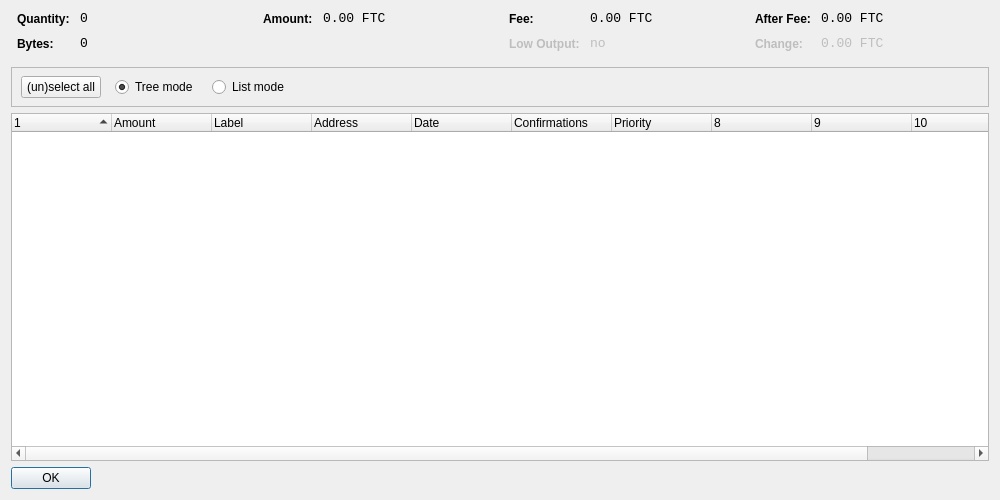
<?xml version="1.0" encoding="UTF-8"?>
<ui version="4.0">
 <class>CoinControlDialog</class>
 <widget class="QDialog" name="CoinControlDialog">
  <property name="geometry">
   <rect>
    <x>0</x>
    <y>0</y>
    <width>1000</width>
    <height>500</height>
   </rect>
  </property>
  <property name="windowTitle">
   <string>Coin Control</string>
  </property>
  <layout class="QVBoxLayout" name="verticalLayout">
   <item>
    <layout class="QHBoxLayout" name="horizontalLayoutTop" stretch="0,0,0,0">
     <property name="topMargin">
      <number>0</number>
     </property>
     <property name="bottomMargin">
      <number>10</number>
     </property>
     <item>
      <layout class="QFormLayout" name="formLayoutCoinControl1">
       <property name="horizontalSpacing">
        <number>10</number>
       </property>
       <property name="verticalSpacing">
        <number>10</number>
       </property>
       <property name="leftMargin">
        <number>6</number>
       </property>
       <property name="rightMargin">
        <number>6</number>
       </property>
       <item row="0" column="0">
        <widget class="QLabel" name="labelCoinControlQuantityText">
         <property name="styleSheet">
          <string notr="true">font-weight:bold;</string>
         </property>
         <property name="text">
          <string>Quantity:</string>
         </property>
        </widget>
       </item>
       <item row="0" column="1">
        <widget class="QLabel" name="labelCoinControlQuantity">
         <property name="font">
          <font>
           <family>Monospace</family>
           <pointsize>10</pointsize>
          </font>
         </property>
         <property name="cursor">
          <cursorShape>IBeamCursor</cursorShape>
         </property>
         <property name="contextMenuPolicy">
          <enum>Qt::ActionsContextMenu</enum>
         </property>
         <property name="text">
          <string notr="true">0</string>
         </property>
         <property name="textInteractionFlags">
          <set>Qt::LinksAccessibleByMouse|Qt::TextSelectableByKeyboard|Qt::TextSelectableByMouse</set>
         </property>
        </widget>
       </item>
       <item row="1" column="0">
        <widget class="QLabel" name="labelCoinControlBytesText">
         <property name="styleSheet">
          <string notr="true">font-weight:bold;</string>
         </property>
         <property name="text">
          <string>Bytes:</string>
         </property>
        </widget>
       </item>
       <item row="1" column="1">
        <widget class="QLabel" name="labelCoinControlBytes">
         <property name="font">
          <font>
           <family>Monospace</family>
           <pointsize>10</pointsize>
          </font>
         </property>
         <property name="cursor">
          <cursorShape>IBeamCursor</cursorShape>
         </property>
         <property name="contextMenuPolicy">
          <enum>Qt::ActionsContextMenu</enum>
         </property>
         <property name="text">
          <string notr="true">0</string>
         </property>
         <property name="textInteractionFlags">
          <set>Qt::LinksAccessibleByMouse|Qt::TextSelectableByKeyboard|Qt::TextSelectableByMouse</set>
         </property>
        </widget>
       </item>
      </layout>
     </item>
     <item>
      <layout class="QFormLayout" name="formLayoutCoinControl2">
       <property name="horizontalSpacing">
        <number>10</number>
       </property>
       <property name="verticalSpacing">
        <number>10</number>
       </property>
       <property name="leftMargin">
        <number>6</number>
       </property>
       <property name="rightMargin">
        <number>6</number>
       </property>
       <item row="0" column="0">
        <widget class="QLabel" name="labelCoinControlAmountText">
         <property name="styleSheet">
          <string notr="true">font-weight:bold;</string>
         </property>
         <property name="text">
          <string>Amount:</string>
         </property>
        </widget>
       </item>
       <item row="0" column="1">
        <widget class="QLabel" name="labelCoinControlAmount">
         <property name="font">
          <font>
           <family>Monospace</family>
           <pointsize>10</pointsize>
          </font>
         </property>
         <property name="cursor">
          <cursorShape>IBeamCursor</cursorShape>
         </property>
         <property name="contextMenuPolicy">
          <enum>Qt::ActionsContextMenu</enum>
         </property>
         <property name="text">
          <string notr="true">0.00 FTC</string>
         </property>
         <property name="textInteractionFlags">
          <set>Qt::LinksAccessibleByMouse|Qt::TextSelectableByKeyboard|Qt::TextSelectableByMouse</set>
         </property>
        </widget>
       </item>
      </layout>
     </item>
     <item>
      <layout class="QFormLayout" name="formLayoutCoinControl3">
       <property name="horizontalSpacing">
        <number>10</number>
       </property>
       <property name="verticalSpacing">
        <number>10</number>
       </property>
       <property name="leftMargin">
        <number>6</number>
       </property>
       <property name="rightMargin">
        <number>6</number>
       </property>
       <item row="0" column="0">
        <widget class="QLabel" name="labelCoinControlFeeText">
         <property name="styleSheet">
          <string notr="true">font-weight:bold;</string>
         </property>
         <property name="text">
          <string>Fee:</string>
         </property>
        </widget>
       </item>
       <item row="0" column="1">
        <widget class="QLabel" name="labelCoinControlFee">
         <property name="font">
          <font>
           <family>Monospace</family>
           <pointsize>10</pointsize>
          </font>
         </property>
         <property name="cursor">
          <cursorShape>IBeamCursor</cursorShape>
         </property>
         <property name="contextMenuPolicy">
          <enum>Qt::ActionsContextMenu</enum>
         </property>
         <property name="text">
          <string notr="true">0.00 FTC</string>
         </property>
         <property name="textInteractionFlags">
          <set>Qt::LinksAccessibleByMouse|Qt::TextSelectableByKeyboard|Qt::TextSelectableByMouse</set>
         </property>
        </widget>
       </item>
       <item row="1" column="0">
        <widget class="QLabel" name="labelCoinControlLowOutputText">
         <property name="enabled">
          <bool>false</bool>
         </property>
         <property name="styleSheet">
          <string notr="true">font-weight:bold;</string>
         </property>
         <property name="text">
          <string>Low Output:</string>
         </property>
        </widget>
       </item>
       <item row="1" column="1">
        <widget class="QLabel" name="labelCoinControlLowOutput">
         <property name="enabled">
          <bool>false</bool>
         </property>
         <property name="font">
          <font>
           <family>Monospace</family>
           <pointsize>10</pointsize>
          </font>
         </property>
         <property name="cursor">
          <cursorShape>IBeamCursor</cursorShape>
         </property>
         <property name="contextMenuPolicy">
          <enum>Qt::ActionsContextMenu</enum>
         </property>
         <property name="text">
          <string notr="true">no</string>
         </property>
         <property name="textInteractionFlags">
          <set>Qt::LinksAccessibleByMouse|Qt::TextSelectableByKeyboard|Qt::TextSelectableByMouse</set>
         </property>
        </widget>
       </item>
      </layout>
     </item>
     <item>
      <layout class="QFormLayout" name="formLayoutCoinControl4">
       <property name="horizontalSpacing">
        <number>10</number>
       </property>
       <property name="verticalSpacing">
        <number>10</number>
       </property>
       <property name="leftMargin">
        <number>6</number>
       </property>
       <property name="rightMargin">
        <number>6</number>
       </property>
       <item row="0" column="0">
        <widget class="QLabel" name="labelCoinControlAfterFeeText">
         <property name="styleSheet">
          <string notr="true">font-weight:bold;</string>
         </property>
         <property name="text">
          <string>After Fee:</string>
         </property>
        </widget>
       </item>
       <item row="0" column="1">
        <widget class="QLabel" name="labelCoinControlAfterFee">
         <property name="font">
          <font>
           <family>Monospace</family>
           <pointsize>10</pointsize>
          </font>
         </property>
         <property name="cursor">
          <cursorShape>IBeamCursor</cursorShape>
         </property>
         <property name="contextMenuPolicy">
          <enum>Qt::ActionsContextMenu</enum>
         </property>
         <property name="text">
          <string notr="true">0.00 FTC</string>
         </property>
         <property name="textInteractionFlags">
          <set>Qt::LinksAccessibleByMouse|Qt::TextSelectableByKeyboard|Qt::TextSelectableByMouse</set>
         </property>
        </widget>
       </item>
       <item row="1" column="0">
        <widget class="QLabel" name="labelCoinControlChangeText">
         <property name="enabled">
          <bool>false</bool>
         </property>
         <property name="styleSheet">
          <string notr="true">font-weight:bold;</string>
         </property>
         <property name="text">
          <string>Change:</string>
         </property>
        </widget>
       </item>
       <item row="1" column="1">
        <widget class="QLabel" name="labelCoinControlChange">
         <property name="enabled">
          <bool>false</bool>
         </property>
         <property name="font">
          <font>
           <family>Monospace</family>
           <pointsize>10</pointsize>
          </font>
         </property>
         <property name="cursor">
          <cursorShape>IBeamCursor</cursorShape>
         </property>
         <property name="contextMenuPolicy">
          <enum>Qt::ActionsContextMenu</enum>
         </property>
         <property name="text">
          <string notr="true">0.00 FTC</string>
         </property>
         <property name="textInteractionFlags">
          <set>Qt::LinksAccessibleByMouse|Qt::TextSelectableByKeyboard|Qt::TextSelectableByMouse</set>
         </property>
        </widget>
       </item>
      </layout>
     </item>
    </layout>
   </item>
   <item>
    <widget class="QFrame" name="frame">
     <property name="minimumSize">
      <size>
       <width>0</width>
       <height>40</height>
      </size>
     </property>
     <property name="frameShape">
      <enum>QFrame::StyledPanel</enum>
     </property>
     <property name="frameShadow">
      <enum>QFrame::Sunken</enum>
     </property>
     <widget class="QWidget" name="horizontalLayoutWidget">
      <property name="geometry">
       <rect>
        <x>10</x>
        <y>0</y>
        <width>781</width>
        <height>41</height>
       </rect>
      </property>
      <layout class="QHBoxLayout" name="horizontalLayoutPanel" stretch="0,0,0,0,0">
       <property name="spacing">
        <number>14</number>
       </property>
       <item>
        <widget class="QPushButton" name="pushButtonSelectAll">
         <property name="sizePolicy">
          <sizepolicy hsizetype="Maximum" vsizetype="Fixed">
           <horstretch>0</horstretch>
           <verstretch>0</verstretch>
          </sizepolicy>
         </property>
         <property name="text">
          <string>(un)select all</string>
         </property>
        </widget>
       </item>
       <item>
        <widget class="QRadioButton" name="radioTreeMode">
         <property name="sizePolicy">
          <sizepolicy hsizetype="Maximum" vsizetype="Fixed">
           <horstretch>0</horstretch>
           <verstretch>0</verstretch>
          </sizepolicy>
         </property>
         <property name="text">
          <string>Tree mode</string>
         </property>
         <property name="checked">
          <bool>true</bool>
         </property>
        </widget>
       </item>
       <item>
        <widget class="QRadioButton" name="radioListMode">
         <property name="sizePolicy">
          <sizepolicy hsizetype="Maximum" vsizetype="Fixed">
           <horstretch>0</horstretch>
           <verstretch>0</verstretch>
          </sizepolicy>
         </property>
         <property name="text">
          <string>List mode</string>
         </property>
        </widget>
       </item>
       <item>
        <spacer name="horizontalSpacer">
         <property name="orientation">
          <enum>Qt::Horizontal</enum>
         </property>
         <property name="sizeHint" stdset="0">
          <size>
           <width>40</width>
           <height>20</height>
          </size>
         </property>
        </spacer>
       </item>
      </layout>
     </widget>
    </widget>
   </item>
   <item>
    <widget class="CoinControlTreeWidget" name="treeWidget">
     <property name="contextMenuPolicy">
      <enum>Qt::CustomContextMenu</enum>
     </property>
     <property name="sortingEnabled">
      <bool>false</bool>
     </property>
     <property name="columnCount">
      <number>11</number>
     </property>
     <attribute name="headerShowSortIndicator" stdset="0">
      <bool>true</bool>
     </attribute>
     <attribute name="headerStretchLastSection">
      <bool>false</bool>
     </attribute>
     <column>
      <property name="text">
       <string/>
      </property>
     </column>
     <column>
      <property name="text">
       <string>Amount</string>
      </property>
     </column>
     <column>
      <property name="text">
       <string>Label</string>
      </property>
     </column>
     <column>
      <property name="text">
       <string>Address</string>
      </property>
     </column>
     <column>
      <property name="text">
       <string>Date</string>
      </property>
     </column>
     <column>
      <property name="text">
       <string>Confirmations</string>
      </property>
      <property name="toolTip">
       <string>Confirmed</string>
      </property>
     </column>
     <column>
      <property name="text">
       <string>Priority</string>
      </property>
     </column>
     <column>
      <property name="text">
       <string/>
      </property>
     </column>
     <column>
      <property name="text">
       <string/>
      </property>
     </column>
     <column>
      <property name="text">
       <string/>
      </property>
     </column>
     <column>
      <property name="text">
       <string/>
      </property>
     </column>
    </widget>
   </item>
   <item>
    <widget class="QDialogButtonBox" name="buttonBox">
     <property name="sizePolicy">
      <sizepolicy hsizetype="Maximum" vsizetype="Fixed">
       <horstretch>0</horstretch>
       <verstretch>0</verstretch>
      </sizepolicy>
     </property>
     <property name="orientation">
      <enum>Qt::Horizontal</enum>
     </property>
     <property name="standardButtons">
      <set>QDialogButtonBox::Ok</set>
     </property>
    </widget>
   </item>
  </layout>
 </widget>
 <customwidgets>
  <customwidget>
   <class>CoinControlTreeWidget</class>
   <extends>QTreeWidget</extends>
   <header>coincontroltreewidget.h</header>
  </customwidget>
 </customwidgets>
 <resources/>
 <connections/>
</ui>
